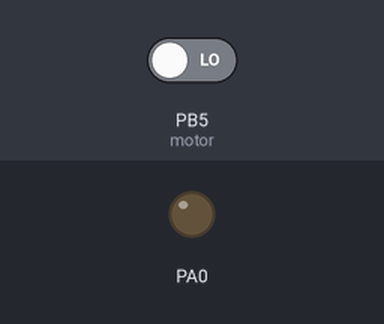
A program run on a simulated ATmega32, built with avr-gcc and emulated at 8 MHz (the files do not name the chip). On the bench: output pins drawn as LEDs (lit = HIGH). The inputs (shaded band) are chosen by the test bench; at power-on: PB5 (motor) LOW.

Above: at 1.2 s.
1.3 s: PB5 (motor) driven HIGH
At 2.5 s:
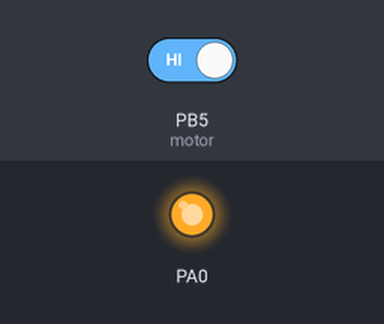
2.8 s: PB5 (motor) driven LOW
At 3.6 s:
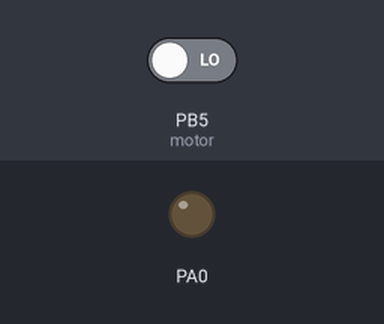
Timing chart, 0 to 5.8 s (numbered marks = the images above; inputs shaded):
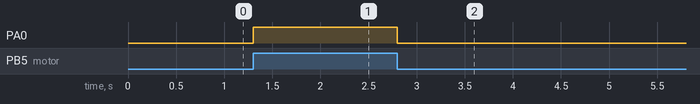

Measured:
- after the input at 1.3 s, PA0: LOW → HIGH at once
- after the input at 2.8 s, PA0: HIGH → LOW at once

The program:

main.c
```c
/*
 * proximity sensor.c
 *
 * Created: 12/12/2021 4:07:06 PM
 * Author : user
 */
#define F_CPU 8000000UL
#include <avr/io.h>
int main()
{
	PORTC = 0x00;
	DDRA=(1<<PA0);
	int isMetal;

	while (1)
	{
		if (PINB & 1 << PB5){ // Change DC motor speed
			// metal
			isMetal = 1;
			//sendData(HIGH_SPEED);

			}else{
			// PVC
			isMetal = 0;
			//sendData(LOW_SPEED);
		}
		//for demonstration only
		if(isMetal){
			PORTA |=(1<<PA0);
		}else{
			PORTA &=~(1<<PA0);
		}
	}
}
```
